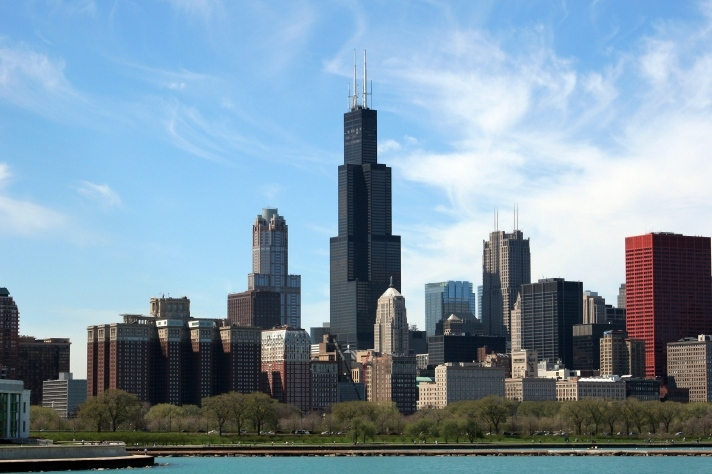
#> input picture NNTrainer/datasets/chicago.jpg, 712 x 474 px, given as the content of the folder ./datasets/terrain/train, which was not available
$ python data_loader.py   (older library calls are emulated)
#> lines starting #> are read from the running program, lines starting #| are printed output that depends on the picture; pictures that were not available may be replaced by others from this repository, and a replacement may not be noted
import scipy.misc
from glob import glob
import numpy as np
import matplotlib.pyplot as plt
import datetime
import imageio

class DataLoader():
    def __init__(self, dataset_name, img_res=(128, 128)):
        self.dataset_name = dataset_name
        self.img_res = img_res

    def load_data(self, batch_size=1, is_testing=False, is_debug = False):
#> called with batch_size = 1, is_testing = False, is_debug = False
        data_type = "train" if not is_testing else "test"
        data_type = data_type if not is_debug else "debug"
        path = glob('./datasets/%s/%s/*' % (self.dataset_name, data_type))

        np.random.seed(datetime.datetime.now().microsecond)
        batch_images = np.random.choice(path, size=batch_size)

        imgs_A = []
        imgs_B = []
        for img_path in batch_images:
            img = self.imread(img_path)

            h, w, _ = img.shape
#> h = 474; w = 712
            _w = int(w/2)
            img_color, img_target = img[:, :_w, :],  img[:, _w:, :]
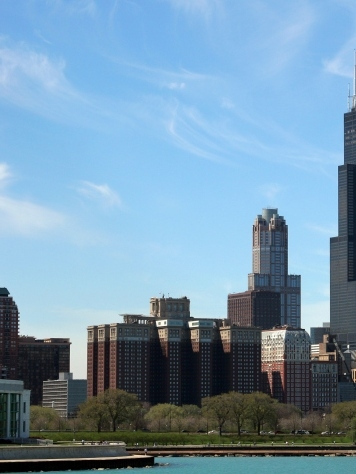
#> img_color: shape (474, 356, 3) float64; mean R, G, B 118, 150.4, 173
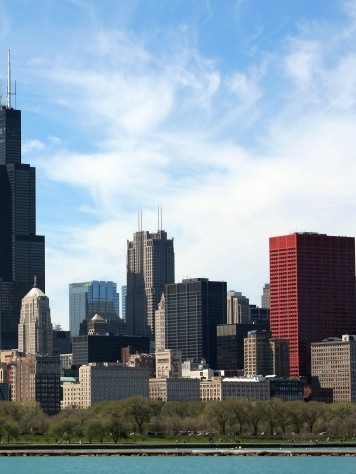
#> img_target: shape (474, 356, 3) float64; mean R, G, B 136, 150.9, 163
            img_B, img_A = img_color, img_target

            img_A = scipy.misc.imresize(img_A, self.img_res)
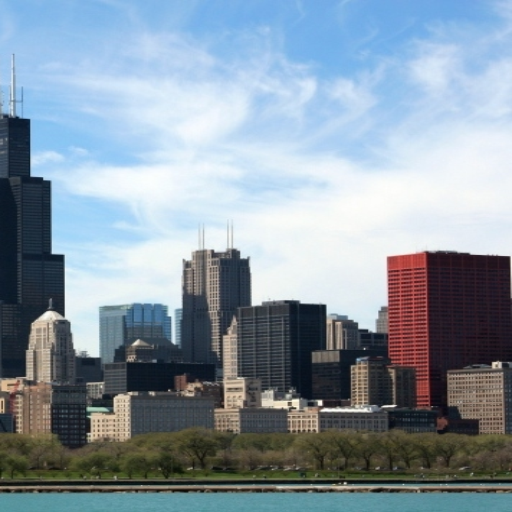
#> img_A: shape (512, 512, 3); mean R, G, B 136, 150.9, 163
            img_B = scipy.misc.imresize(img_B, self.img_res)
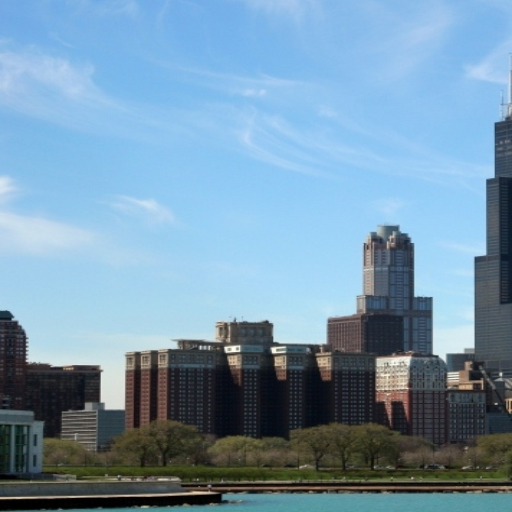
#> img_B: shape (512, 512, 3); mean R, G, B 118, 150.4, 173

            # If training => do random flip
            if not is_testing and np.random.random() < 0.5:
                img_A = np.fliplr(img_A)
                img_B = np.fliplr(img_B)

            imgs_A.append(img_A)
            imgs_B.append(img_B)

        imgs_A = np.array(imgs_A)/127.5 - 1.
        imgs_B = np.array(imgs_B)/127.5 - 1.

        return imgs_A, imgs_B

    def load_batch(self, batch_size=1, is_testing=False):
        data_type = "train" if not is_testing else "val"
        path = glob('./datasets/%s/%s/*' % (self.dataset_name, data_type))

        self.n_batches = int(len(path) / batch_size)

        for i in range(self.n_batches-1):
            batch = path[i*batch_size:(i+1)*batch_size]
            imgs_A, imgs_B = [], []
            for img in batch:
                img = self.imread(img)
                h, w, _ = img.shape

                _w = int(w/2)
                img_color, img_target = img[:, :_w, :], img[:, _w:, :]
                img_B, img_A = img_color, img_target

                img_A = scipy.misc.imresize(img_A, self.img_res)
                img_B = scipy.misc.imresize(img_B, self.img_res)

                if not is_testing and np.random.random() > 0.5:
                        img_A = np.fliplr(img_A)
                        img_B = np.fliplr(img_B)

                imgs_A.append(img_A)
                imgs_B.append(img_B)

            imgs_A = np.array(imgs_A)/127.5 - 1.
            imgs_B = np.array(imgs_B)/127.5 - 1.

            yield imgs_A, imgs_B


    def imread(self, path):
        return imageio.imread(path).astype(np.float)


if __name__ == '__main__':
    dataloader = DataLoader("terrain", (512,512))
    iga, igb = dataloader.load_data()
    print(igb.shape)
#| (1, 512, 512, 3)

    fig, axs = plt.subplots(1,1, figsize=(15,15))
#> (the run stopped early here; a loop or call above may not have finished)
